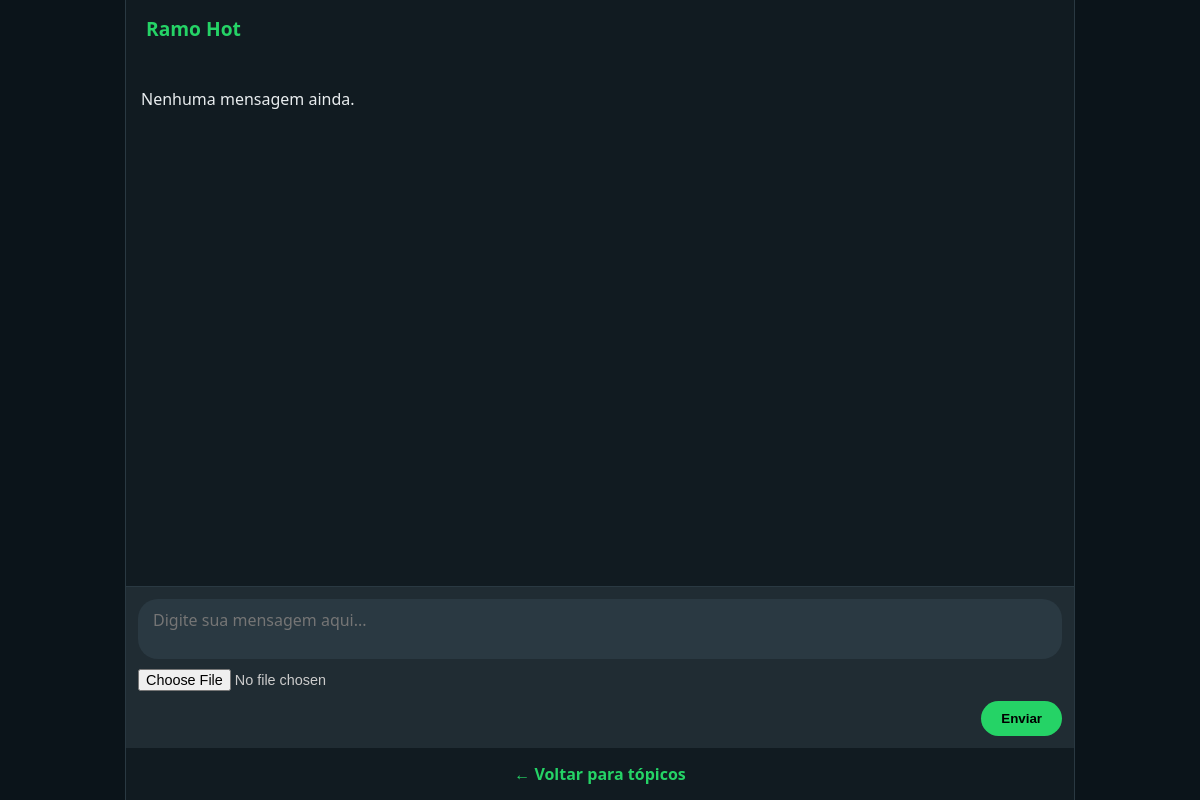
/topico.php?id=7 (signed in), run on an earlier commit of the app's database.
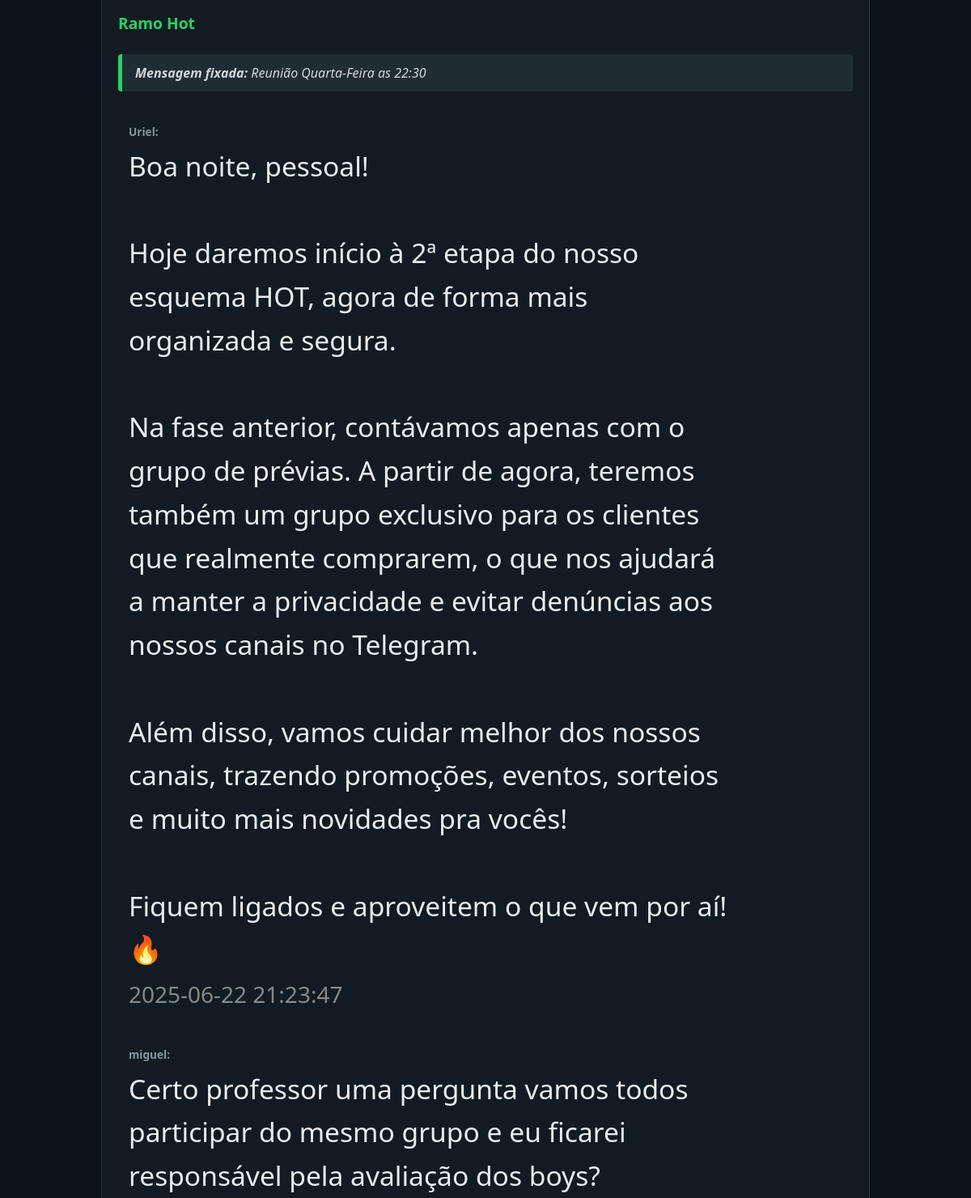
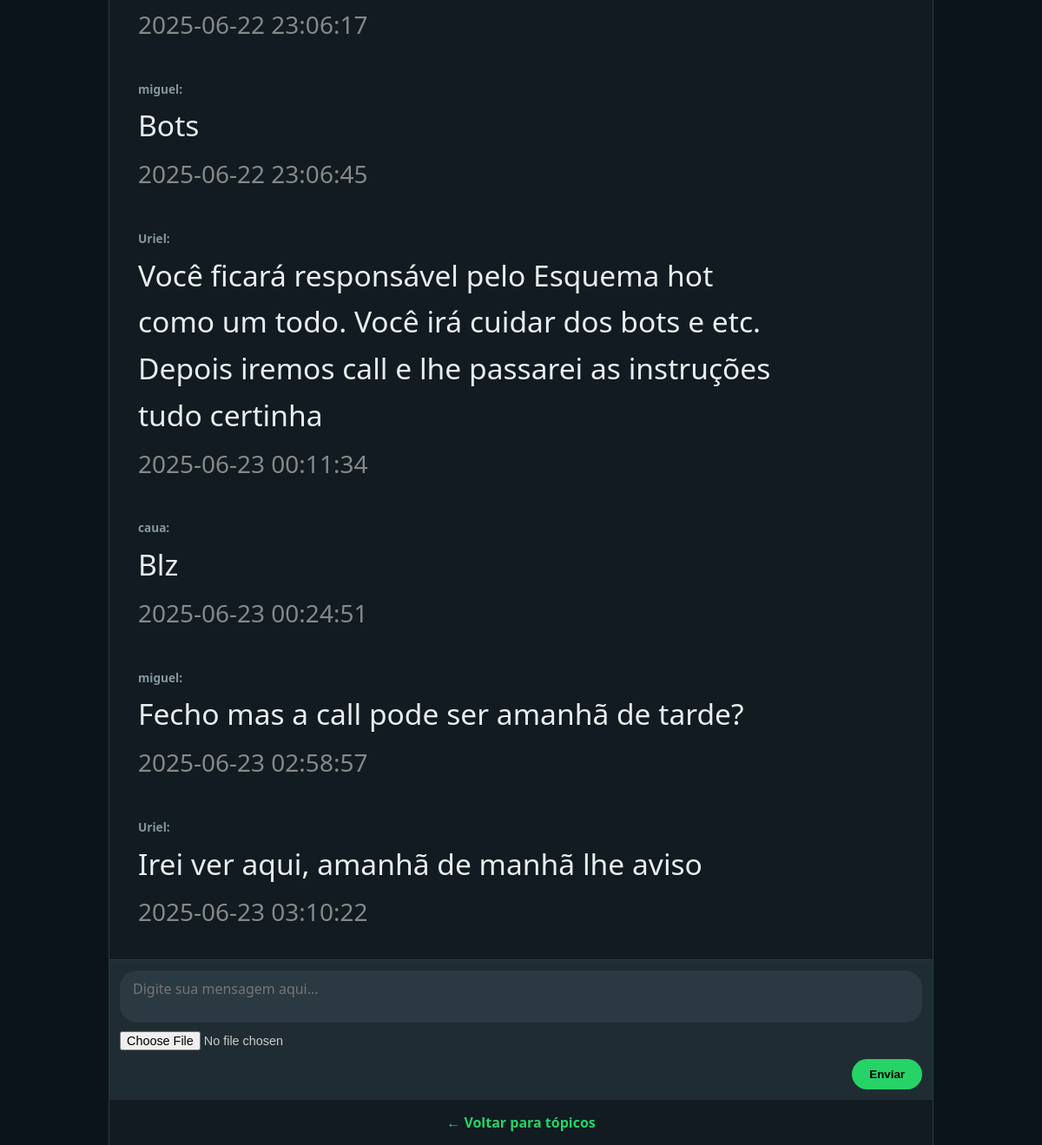
And on a later commit of the database (2 pictures, top to bottom).
### tables this page shows
CREATE TABLE `topicos` (
  `id` int(11) NOT NULL,
  `nome` varchar(100) NOT NULL,
  `visibilidade` varchar(255) NOT NULL DEFAULT 'publico',
  `mensagem_fixada` text DEFAULT NULL,
  `trancado` tinyint(1) NOT NULL DEFAULT 0
);

CREATE TABLE `mensagens` (
  `id` int(11) NOT NULL,
  `id_topico` int(11) DEFAULT NULL,
  `id_usuario` int(11) DEFAULT NULL,
  `mensagem` text DEFAULT NULL,
  `imagem` varchar(255) DEFAULT NULL,
  `data` datetime DEFAULT current_timestamp()
);

CREATE TABLE `usuarios` (
  `id` int(11) NOT NULL,
  `usuario` varchar(100) NOT NULL,
  `senha` varchar(255) NOT NULL,
  `tipo` enum('user','admin') NOT NULL DEFAULT 'user'
);

### topico.php (the view, shortened to what this page needs)
<?php
include 'conexao.php';
$topicoId = intval($_GET['id'] ?? 0);
$stmt = $conn->prepare("SELECT * FROM topicos WHERE id = ?");
$stmt->bind_param("i", $topicoId);
$stmt->execute();
$resTopico = $stmt->get_result();
$topico = $resTopico->fetch_assoc();
$trancado = (bool)$topico['trancado'];
$mensagemFixada = $topico['mensagem_fixada'];
$stmtMsgs = $conn->prepare("SELECT m.*, u.usuario FROM mensagens m JOIN usuarios u ON m.id_usuario = u.id WHERE m.id_topico = ? ORDER BY m.data ASC");
$stmtMsgs->bind_param("i", $topicoId);
$stmtMsgs->execute();
$resMsgs = $stmtMsgs->get_result();
?>
<!DOCTYPE html>
<html lang="pt-BR">
<head>
</head>
<body>
<div class="container">
  <h2><?= htmlspecialchars($topico['nome']) ?> <?php if ($trancado) echo "(Trancado)"; ?></h2>
  <?php if ($mensagemFixada): ?>
    <div class="mensagem-fixada">
      <strong>Mensagem fixada:</strong> <?= nl2br(htmlspecialchars($mensagemFixada)) ?>
    </div>
  <?php endif; ?>
  <div class="mensagens" id="mensagens-container">
    <?php if ($resMsgs->num_rows === 0): ?>
      <p>Nenhuma mensagem ainda.</p>
    <?php else: ?>
      <?php while ($msg = $resMsgs->fetch_assoc()): ?>
        <div class="mensagem">
          <strong><?= htmlspecialchars($msg['usuario']) ?>:</strong>
          <?= nl2br(htmlspecialchars($msg['mensagem'])) ?>
          <br><small style="color:#888;"><?= $msg['data'] ?></small>
        </div>
      <?php endwhile; ?>
    <?php endif; ?>
  </div>
  <?php if ($trancado): ?>
    <p>Este tópico está trancado. Você não pode enviar novas mensagens.</p>
  <?php else: ?>
    <form class="form-mensagem" method="post" action="" enctype="multipart/form-data">
      <textarea name="mensagem" placeholder="Digite sua mensagem aqui..."></textarea>
      <input type="file" name="imagem" accept="image/*" />
      <button type="submit">Enviar</button>
    </form>
  <?php endif; ?>
  <div class="back-link">
    <a href="index.php">← Voltar para tópicos</a>
  </div>
</div>
</body>
</html>

### topico.php (style rules this page uses)
* { box-sizing: border-box; }
body { background-color: #0b141a; color: #e9edef; font-family: 'Segoe UI', Tahoma, Geneva, Verdana, sans-serif; margin: 0; padding: 0; display: flex; justify-content: center; height: 100vh; }
.container { width: 100%; max-width: 950px; margin: auto; height: 100vh; display: flex; flex-direction: column; background-color: #111b21; border-left: 1px solid #2a3942; border-right: 1px solid #2a3942; }
h2 { color: #25d366; margin: 15px 20px; font-size: 1.2rem; }
.mensagem-fixada { background: #202c33; border-left: 5px solid #25d366; padding: 12px 16px; margin: 10px 20px; font-style: italic; color: #d1d7db; border-radius: 4px; }
.mensagens { flex-grow: 1; padding: 15px; overflow-y: auto; display: flex; flex-direction: column; gap: 10px; }
.mensagem { max-width: 85%; padding: 14px 18px; border-radius: 12px; word-wrap: break-word; line-height: 1.6; position: relative; font-size: 2.1rem; }
.mensagem strong { display: block; font-size: 0.85rem; color: #8696a0; margin-bottom: 5px; }
.form-mensagem { padding: 12px; background: #202c33; border-top: 1px solid #2a3942; display: flex; flex-direction: column; gap: 10px; }
.form-mensagem textarea { width: 100%; resize: none; height: 60px; border: none; border-radius: 20px; background-color: #2a3942; color: #fff; padding: 10px 15px; font-size: 1rem; font-family: inherit; }
.form-mensagem input[type="file"] { color: #ccc; font-size: 0.9rem; }
.form-mensagem button { align-self: flex-end; padding: 10px 20px; background-color: #25d366; color: #000; border: none; border-radius: 20px; font-weight: bold; cursor: pointer; transition: background 0.3s ease; }
.back-link { padding: 15px; text-align: center; background: #111b21; }
.back-link a { color: #25d366; text-decoration: none; font-weight: bold; }

What changed in the data, as far as the page shows it:
changed topicos "Ramo Hot": mensagem_fixada (not shown) → "Reunião Quarta-Feira as 22:30"
added mensagens: id_usuario.usuario "Uriel", mensagem "Boa noite, pessoal! Hoje daremos início à 2ª etapa do nosso esquema HOT, agora de forma mais organizada e segura. Na fase anterior, contávamos apenas com o grupo de prévias. A partir de agora, teremos também um grupo exclusivo para os clientes que realmente comprarem, o que nos ajudará a manter a privacidade e evitar denúncias aos nossos canais no Telegram. Além disso, vamos cuidar melhor dos nossos canais, trazendo promoções, eventos, sorteios e muito mais novidades pra vocês! Fiquem ligados e aproveitem o que vem por aí! 🔥", data "2025-06-22 21:23:47"
added mensagens: id_usuario.usuario "miguel", mensagem "Certo professor uma pergunta vamos todos participar do mesmo grupo e eu ficarei responsável pela avaliação dos boys?", data "2025-06-22 23:06:17"
added mensagens: id_usuario.usuario "miguel", mensagem "Bots", data "2025-06-22 23:06:45"
added mensagens: id_usuario.usuario "Uriel", mensagem "Você ficará responsável pelo Esquema hot como um todo. Você irá cuidar dos bots e etc. Depois iremos call e lhe passarei as instruções tudo certinha", data "2025-06-23 00:11:34"
added mensagens: id_usuario.usuario "caua", mensagem "Blz", data "2025-06-23 00:24:51"
added mensagens: id_usuario.usuario "miguel", mensagem "Fecho mas a call pode ser amanhã de tarde?", data "2025-06-23 02:58:57"
added mensagens: id_usuario.usuario "Uriel", mensagem "Irei ver aqui, amanhã de manhã lhe aviso", data "2025-06-23 03:10:22"
Also different on the page:
text no longer shown: "Nenhuma mensagem ainda."
text now shown: "Mensagem fixada:"
